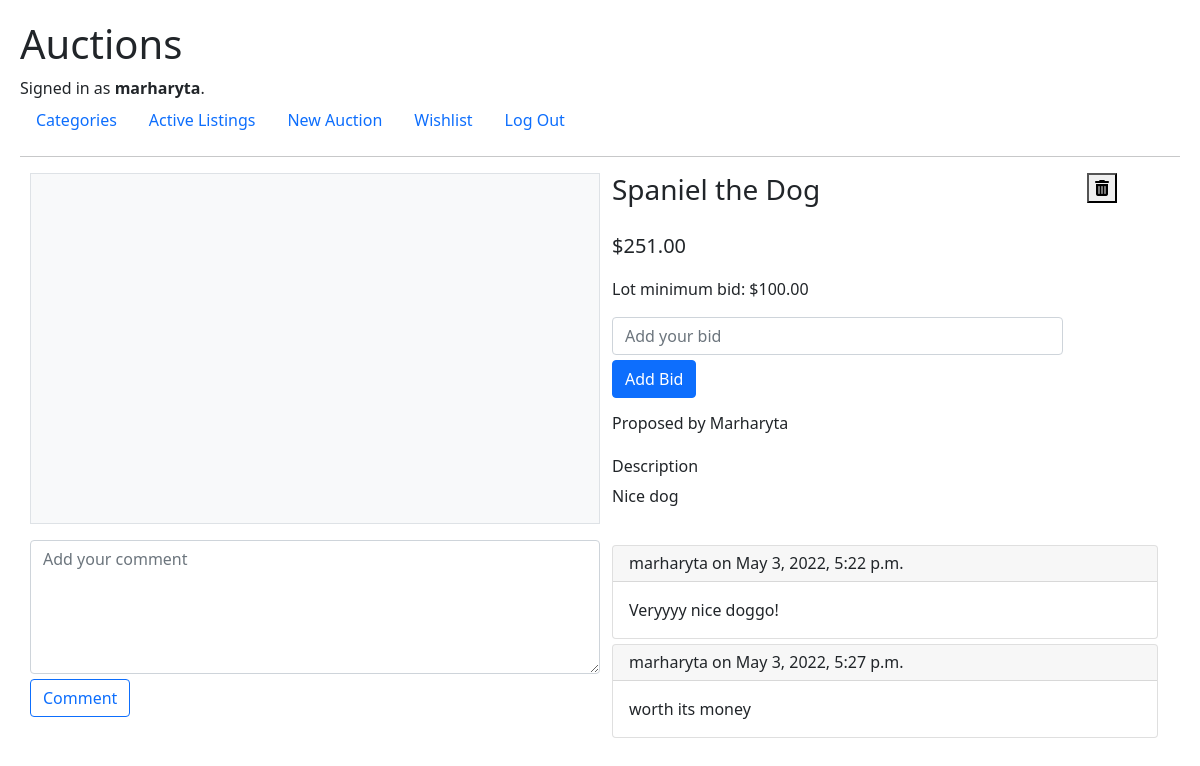
The app's page /auctions/id=1 (signed in) with its own data.
### auctions/models.py (models this page shows, shortened)
class User(AbstractUser):
    pass

class Auction(models.Model):
    AUCTION_CATEGORY_CHOICES = [
    ('1', 'Furniture'),
    ('2', 'Books'),
    ('3', 'Gadgets'),
    ('4', 'Household appliances'),
    ('5', 'Accessories'),
    ('6', 'Clothing'),
    ('7', 'Makeup'),
    ('8', 'For children'),
    ('9', 'For animals'),
    ('10', 'Car accessories'),
    ]
    user = models.ForeignKey(User, on_delete=models.CASCADE, related_name="creator")
    name = models.CharField("lot name", max_length=255)
    minimum_bid = models.DecimalField("lot minimum bid", max_digits=7, decimal_places=2, validators=[MinValueValidator(0.01)])
    description = models.CharField("lot description", max_length=3000)
    image = models.ImageField("lot image", upload_to='images', default='images/placeholder.jpg', blank=True)
    category = models.CharField("lot category", choices=AUCTION_CATEGORY_CHOICES, max_length=30, blank=True)
    current_bid = models.DecimalField("current lot bid", max_digits=7, decimal_places=2, default=0.00)
    active = models.BooleanField("is active", default=True)
    winner = models.ForeignKey(User, on_delete=models.SET_NULL, null=True, blank=True, related_name="winner")

class Comment(models.Model):
    user = models.ForeignKey(User, null=True, on_delete=models.SET_NULL)
    auction = models.ForeignKey(Auction, on_delete=models.CASCADE)
    comment_text = models.CharField("comment", max_length=300)
    added = models.DateTimeField(auto_now_add=True)

### auctions/views.py (the view, shortened to what this page needs)
# urls.py: path("auctions/id=<int:lot_id>", views.auction_page, name="auction_page"),
def auction_page(request, lot_id):
    lot = Auction.objects.get(id=lot_id)
    in_wishlist = False
    if Wishlist.objects.filter(user=request.user, auction=lot_id):
        in_wishlist = True
    comments = Comment.objects.filter(auction=lot_id)
    context = {
        "lot": lot,
        "comments": comments,
        "in_wishlist": in_wishlist,
        "biddingform": AddNewBid(),
        "commentingform": AddNewComment()
    }
    if lot.active == False and request.user == lot.winner:
        messages.add_message(request, messages.INFO, message='Congratulations! You are winner! Contact auction owner for details.')
    return render(request, "auctions/auction_page.html", context)

### auctions/forms.py
class AddNewBid(ModelForm):
    class Meta:
        model = Bid
        fields = ['bid']
        widgets = {
            'bid': NumberInput(attrs={'placeholder': 'Add your bid'})
        }
    def __init__(self, *args, **kwargs):
        super(AddNewBid, self).__init__(*args, **kwargs)
        self.fields['bid'].widget.attrs['min'] = 0.01

class AddNewComment(ModelForm):
    class Meta:
        model = Comment
        fields = ['comment_text']
        widgets = {
            'comment_text': Textarea(attrs={'cols': 50, 'rows': 5, 'placeholder': 'Add your comment'})
        }

### auctions/templates/auctions/auction_page.html (shortened to what this page needs)
{% extends "auctions/layout.html" %}
{% load widget_tweaks %}
{% block body %}
    <div class="container container-sm-12 d-grid gap-3">
        <div class="row">
            <div class="col-sm-6 bg-light border">
            </div>
            <div class="col-sm-5">
                <div class="d-grid gap-3">
                    <div>
                        <h3>{{ lot.name }}</h3>
                    </div>
                    <div class="lot-current-bid">${{ lot.current_bid }}</div>
                    <div>Lot minimum bid: ${{ lot.minimum_bid }}</div>
                    {% if lot.active == True %}
                        <div>
                            {% if user.is_authenticated %}
                                {% if lot.user == request.user %}
                                    <form action="{% url 'auction_page' %}" method="post">
                                        {% csrf_token %}
                                        <button type="submit" name="close-auction-btn" class="btn btn-primary">Close Auction</button>
                                    </form>
                                {% else %}
                                    <form method="post">
                                        {% for field in biddingform.visible_fields %}
                                            {% render_field field class="form-control" %}
                                        {% endfor %}
                                        <div class="lot-button">
                                            <button type="submit" class="btn btn-primary">Add Bid</button>
                                        </div>
                                    </form>
                                {% endif %}
                            {% else %}
                                Log in to add your bid
                            {% endif %}
                        </div>
                    {% endif %}
                    <div>
                        {% if lot.user == request.user %}
                            <h6>Proposed by You</h6>
                        {% else %}
                            <h6>Proposed by {{ lot.user }}</h6>
                        {% endif %}
                    </div>
                    <div>
                        <h6>Description</h6>
                        <p>{{ lot.description }}</p>
                    </div>
                </div>
            </div>
            <div class="col-sm-1">
                {% if lot.active == True and user.is_authenticated %}
                    <form method="post">
                        {% if in_wishlist %}
                            <button type="submit" name="remove-from-wishlist-btn"><i class="fa fa-trash"></i></button>
                        {% else %}
                            <button type="submit" name="add-to-wishlist-btn"><i class="fa fa-heart"></i></button>
                        {% endif %}
                    </form>
                {% endif %}
            </div>
        </div>
        <div class="row">
            <div class="col-sm-6" style="padding: 0;">
                <form method="post">
                    {% for field in commentingform.visible_fields %}
                        {% render_field field class="form-control" %}
                    {% endfor %}
                    <div class="lot-button">
                        <button type="submit" name="add-comment-btn" class="btn btn-outline-primary">Comment</button>
                    </div>
                </form>
            </div>
            <div class="col-sm-6">
                {% for comment in comments %}
                    <div class="card lot-button">
                        <h6 class="card-header">{{ comment.user }} on {{ comment.added }}</h6>
                        <div class="card-body">
                            <p class="card-text">{{ comment.comment_text }}</p>
                        </div>
                    </div>
                {% endfor %}
            </div>
        </div>
    </div>
{% endblock %}

### auctions/templates/auctions/layout.html (shortened to what this page needs)
{% load static %}
<!DOCTYPE html>
<html lang="en">
    <head>
        <link href="https://cdn.jsdelivr.net/npm/bootstrap@5.1.3/dist/css/bootstrap.min.css" rel="stylesheet">
        <link href="{% static 'auctions/styles.css' %}" rel="stylesheet">
    </head>
    <body>
        <h1>Auctions</h1>
        <div>
            {% if user.is_authenticated %}
                Signed in as <strong>{{ user.username }}</strong>.
            {% else %}
                Not signed in.
            {% endif %}
        </div>
        <ul class="nav">
            <li class="nav-item">
                <a class="nav-link" href="{% url 'categories' %}">Categories</a>
            </li>
            <li class="nav-item">
                <a class="nav-link" href="{% url 'index' %}">Active Listings</a>
            </li>
            {% if user.is_authenticated %}
                <li class="nav-item">
                    <a class="nav-link" href="{% url 'new_auction' %}">New Auction</a>
                </li>
                <li class="nav-item">
                    <a class="nav-link" href="{% url 'wishlist_page' %}">Wishlist</a>
                </li>
                <li class="nav-item">
                    <a class="nav-link" href="{% url 'logout' %}">Log Out</a>
                </li>
            {% endif %}
        </ul>
        <hr>
        {% block body %}
        {% endblock %}
    </body>
</html>

### auctions/static/auctions/styles.css (style rules this page uses)
body { padding: 20px; }
.lot-current-bid { font-size: 20px; }
.lot-button { margin-top: 5px; }

### records on screen
User: username "marharyta"
Auction: name "Spaniel the Dog", current_bid "251.00", minimum_bid "100.00", user "Marharyta", description "Nice dog"
Comment: user "marharyta", added "May 3, 2022, 5:22 p.m.", comment_text "Veryyyy nice doggo!"
Comment: user "marharyta", added "May 3, 2022, 5:27 p.m.", comment_text "worth its money"
